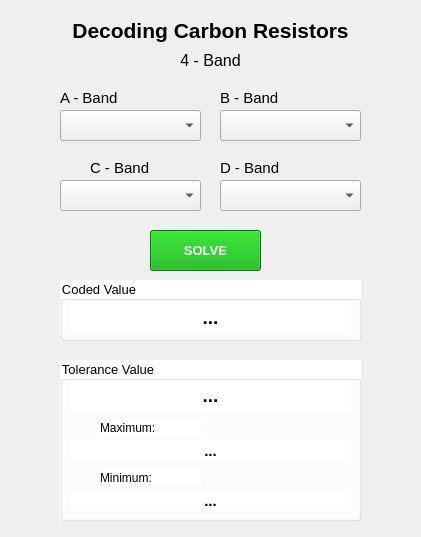
<?xml version="1.0" encoding="UTF-8"?>
<ui version="4.0">
 <class>MainWindow</class>
 <widget class="QMainWindow" name="MainWindow">
  <property name="geometry">
   <rect>
    <x>0</x>
    <y>0</y>
    <width>421</width>
    <height>537</height>
   </rect>
  </property>
  <property name="windowTitle">
   <string>Carbon Resistors Decoder</string>
  </property>
  <property name="windowIcon">
   <iconset>
    <normaloff>icon.png</normaloff>icon.png</iconset>
  </property>
  <widget class="QWidget" name="centralwidget">
   <widget class="QComboBox" name="cbABand">
    <property name="geometry">
     <rect>
      <x>60</x>
      <y>110</y>
      <width>141</width>
      <height>31</height>
     </rect>
    </property>
    <property name="font">
     <font>
      <family>Segoe UI</family>
      <pointsize>10</pointsize>
     </font>
    </property>
    <property name="placeholderText">
     <string>Color of the A-Band</string>
    </property>
    <item>
     <property name="text">
      <string>Black</string>
     </property>
    </item>
    <item>
     <property name="text">
      <string>Brown</string>
     </property>
    </item>
    <item>
     <property name="text">
      <string>Red</string>
     </property>
    </item>
    <item>
     <property name="text">
      <string>Orange</string>
     </property>
    </item>
    <item>
     <property name="text">
      <string>Yellow</string>
     </property>
    </item>
    <item>
     <property name="text">
      <string>Green</string>
     </property>
    </item>
    <item>
     <property name="text">
      <string>Blue</string>
     </property>
    </item>
    <item>
     <property name="text">
      <string>Violet</string>
     </property>
    </item>
    <item>
     <property name="text">
      <string>Gray</string>
     </property>
    </item>
    <item>
     <property name="text">
      <string>White</string>
     </property>
    </item>
   </widget>
   <widget class="QLabel" name="label">
    <property name="geometry">
     <rect>
      <x>0</x>
      <y>0</y>
      <width>421</width>
      <height>61</height>
     </rect>
    </property>
    <property name="font">
     <font>
      <family>Segoe UI</family>
      <pointsize>16</pointsize>
      <weight>75</weight>
      <bold>true</bold>
     </font>
    </property>
    <property name="text">
     <string>Decoding Carbon Resistors</string>
    </property>
    <property name="alignment">
     <set>Qt::AlignCenter</set>
    </property>
   </widget>
   <widget class="QLabel" name="label_2">
    <property name="geometry">
     <rect>
      <x>10</x>
      <y>50</y>
      <width>401</width>
      <height>20</height>
     </rect>
    </property>
    <property name="font">
     <font>
      <family>Segoe UI</family>
      <pointsize>12</pointsize>
     </font>
    </property>
    <property name="text">
     <string>4 - Band</string>
    </property>
    <property name="alignment">
     <set>Qt::AlignCenter</set>
    </property>
   </widget>
   <widget class="QLabel" name="label_3">
    <property name="geometry">
     <rect>
      <x>60</x>
      <y>90</y>
      <width>61</width>
      <height>16</height>
     </rect>
    </property>
    <property name="font">
     <font>
      <family>Segoe UI</family>
      <pointsize>11</pointsize>
     </font>
    </property>
    <property name="text">
     <string>A - Band</string>
    </property>
   </widget>
   <widget class="QLabel" name="label_4">
    <property name="geometry">
     <rect>
      <x>220</x>
      <y>90</y>
      <width>61</width>
      <height>16</height>
     </rect>
    </property>
    <property name="font">
     <font>
      <family>Segoe UI</family>
      <pointsize>11</pointsize>
     </font>
    </property>
    <property name="text">
     <string>B - Band</string>
    </property>
   </widget>
   <widget class="QComboBox" name="cbBBand">
    <property name="geometry">
     <rect>
      <x>220</x>
      <y>110</y>
      <width>141</width>
      <height>31</height>
     </rect>
    </property>
    <property name="font">
     <font>
      <family>Segoe UI</family>
      <pointsize>10</pointsize>
     </font>
    </property>
    <property name="placeholderText">
     <string>Color of the B-Band</string>
    </property>
    <item>
     <property name="text">
      <string>Black</string>
     </property>
    </item>
    <item>
     <property name="text">
      <string>Brown</string>
     </property>
    </item>
    <item>
     <property name="text">
      <string>Red</string>
     </property>
    </item>
    <item>
     <property name="text">
      <string>Orange</string>
     </property>
    </item>
    <item>
     <property name="text">
      <string>Yellow</string>
     </property>
    </item>
    <item>
     <property name="text">
      <string>Green</string>
     </property>
    </item>
    <item>
     <property name="text">
      <string>Blue</string>
     </property>
    </item>
    <item>
     <property name="text">
      <string>Violet</string>
     </property>
    </item>
    <item>
     <property name="text">
      <string>Gray</string>
     </property>
    </item>
    <item>
     <property name="text">
      <string>White</string>
     </property>
    </item>
   </widget>
   <widget class="QLabel" name="label_5">
    <property name="geometry">
     <rect>
      <x>90</x>
      <y>160</y>
      <width>61</width>
      <height>16</height>
     </rect>
    </property>
    <property name="font">
     <font>
      <family>Segoe UI</family>
      <pointsize>11</pointsize>
     </font>
    </property>
    <property name="text">
     <string>C - Band</string>
    </property>
   </widget>
   <widget class="QComboBox" name="cbMultiplier">
    <property name="geometry">
     <rect>
      <x>60</x>
      <y>180</y>
      <width>141</width>
      <height>31</height>
     </rect>
    </property>
    <property name="font">
     <font>
      <family>Segoe UI</family>
      <pointsize>10</pointsize>
     </font>
    </property>
    <property name="placeholderText">
     <string>Multiplier</string>
    </property>
    <item>
     <property name="text">
      <string>Black</string>
     </property>
    </item>
    <item>
     <property name="text">
      <string>Brown</string>
     </property>
    </item>
    <item>
     <property name="text">
      <string>Red</string>
     </property>
    </item>
    <item>
     <property name="text">
      <string>Orange</string>
     </property>
    </item>
    <item>
     <property name="text">
      <string>Yellow</string>
     </property>
    </item>
    <item>
     <property name="text">
      <string>Green</string>
     </property>
    </item>
    <item>
     <property name="text">
      <string>Blue</string>
     </property>
    </item>
    <item>
     <property name="text">
      <string>Violet</string>
     </property>
    </item>
    <item>
     <property name="text">
      <string>Gray</string>
     </property>
    </item>
    <item>
     <property name="text">
      <string>White</string>
     </property>
    </item>
    <item>
     <property name="text">
      <string>Gold</string>
     </property>
    </item>
    <item>
     <property name="text">
      <string>Silver</string>
     </property>
    </item>
   </widget>
   <widget class="QComboBox" name="cbTolerance">
    <property name="geometry">
     <rect>
      <x>220</x>
      <y>180</y>
      <width>141</width>
      <height>31</height>
     </rect>
    </property>
    <property name="font">
     <font>
      <family>Segoe UI</family>
      <pointsize>10</pointsize>
     </font>
    </property>
    <property name="placeholderText">
     <string>Tolerance</string>
    </property>
    <item>
     <property name="text">
      <string>Brown</string>
     </property>
    </item>
    <item>
     <property name="text">
      <string>Red</string>
     </property>
    </item>
    <item>
     <property name="text">
      <string>Orange</string>
     </property>
    </item>
    <item>
     <property name="text">
      <string>Yellow</string>
     </property>
    </item>
    <item>
     <property name="text">
      <string>Gold</string>
     </property>
    </item>
    <item>
     <property name="text">
      <string>Silver</string>
     </property>
    </item>
    <item>
     <property name="text">
      <string>None</string>
     </property>
    </item>
   </widget>
   <widget class="QLabel" name="label_6">
    <property name="geometry">
     <rect>
      <x>220</x>
      <y>160</y>
      <width>61</width>
      <height>16</height>
     </rect>
    </property>
    <property name="font">
     <font>
      <family>Segoe UI</family>
      <pointsize>11</pointsize>
     </font>
    </property>
    <property name="text">
     <string>D - Band</string>
    </property>
   </widget>
   <widget class="QGroupBox" name="groupBox">
    <property name="geometry">
     <rect>
      <x>60</x>
      <y>280</y>
      <width>301</width>
      <height>61</height>
     </rect>
    </property>
    <property name="font">
     <font>
      <family>Segoe UI</family>
      <pointsize>10</pointsize>
     </font>
    </property>
    <property name="styleSheet">
     <string notr="true">background-color: rgb(255, 255, 255);</string>
    </property>
    <property name="title">
     <string>Coded Value</string>
    </property>
    <widget class="QLabel" name="lblCodedVal">
     <property name="geometry">
      <rect>
       <x>10</x>
       <y>22</y>
       <width>281</width>
       <height>31</height>
      </rect>
     </property>
     <property name="font">
      <font>
       <family>Segoe UI</family>
       <pointsize>14</pointsize>
       <weight>75</weight>
       <bold>true</bold>
      </font>
     </property>
     <property name="text">
      <string>...</string>
     </property>
     <property name="alignment">
      <set>Qt::AlignCenter</set>
     </property>
    </widget>
   </widget>
   <widget class="QGroupBox" name="groupBox_2">
    <property name="geometry">
     <rect>
      <x>60</x>
      <y>360</y>
      <width>301</width>
      <height>161</height>
     </rect>
    </property>
    <property name="font">
     <font>
      <family>Segoe UI</family>
      <pointsize>10</pointsize>
     </font>
    </property>
    <property name="styleSheet">
     <string notr="true">background-color: rgb(255, 255, 255);</string>
    </property>
    <property name="title">
     <string>Tolerance Value</string>
    </property>
    <widget class="QLabel" name="lblToleranceVal">
     <property name="geometry">
      <rect>
       <x>10</x>
       <y>20</y>
       <width>281</width>
       <height>31</height>
      </rect>
     </property>
     <property name="font">
      <font>
       <family>Segoe UI</family>
       <pointsize>14</pointsize>
       <weight>75</weight>
       <bold>true</bold>
      </font>
     </property>
     <property name="text">
      <string>...</string>
     </property>
     <property name="alignment">
      <set>Qt::AlignCenter</set>
     </property>
    </widget>
    <widget class="QLabel" name="lblMaxTolerance">
     <property name="geometry">
      <rect>
       <x>10</x>
       <y>80</y>
       <width>281</width>
       <height>21</height>
      </rect>
     </property>
     <property name="font">
      <font>
       <family>Segoe UI</family>
       <pointsize>11</pointsize>
       <weight>75</weight>
       <bold>true</bold>
      </font>
     </property>
     <property name="text">
      <string>...</string>
     </property>
     <property name="alignment">
      <set>Qt::AlignCenter</set>
     </property>
    </widget>
    <widget class="QLabel" name="label_7">
     <property name="geometry">
      <rect>
       <x>40</x>
       <y>60</y>
       <width>101</width>
       <height>16</height>
      </rect>
     </property>
     <property name="font">
      <font>
       <family>Segoe UI</family>
       <pointsize>9</pointsize>
      </font>
     </property>
     <property name="text">
      <string>Maximum:</string>
     </property>
    </widget>
    <widget class="QLabel" name="lblMinTolerance">
     <property name="geometry">
      <rect>
       <x>10</x>
       <y>130</y>
       <width>281</width>
       <height>21</height>
      </rect>
     </property>
     <property name="font">
      <font>
       <family>Segoe UI</family>
       <pointsize>11</pointsize>
       <weight>75</weight>
       <bold>true</bold>
      </font>
     </property>
     <property name="text">
      <string>...</string>
     </property>
     <property name="alignment">
      <set>Qt::AlignCenter</set>
     </property>
    </widget>
    <widget class="QLabel" name="label_8">
     <property name="geometry">
      <rect>
       <x>40</x>
       <y>110</y>
       <width>101</width>
       <height>16</height>
      </rect>
     </property>
     <property name="font">
      <font>
       <family>Segoe UI</family>
       <pointsize>9</pointsize>
      </font>
     </property>
     <property name="text">
      <string>Minimum:</string>
     </property>
    </widget>
   </widget>
   <widget class="QPushButton" name="btnSolve">
    <property name="geometry">
     <rect>
      <x>150</x>
      <y>230</y>
      <width>111</width>
      <height>41</height>
     </rect>
    </property>
    <property name="font">
     <font>
      <family>Segoe UI</family>
      <pointsize>10</pointsize>
      <weight>75</weight>
      <bold>true</bold>
     </font>
    </property>
    <property name="cursor">
     <cursorShape>PointingHandCursor</cursorShape>
    </property>
    <property name="styleSheet">
     <string notr="true">color: rgb(255, 255, 255);
background-color: rgb(0, 170, 0);</string>
    </property>
    <property name="text">
     <string>SOLVE</string>
    </property>
   </widget>
  </widget>
 </widget>
 <resources/>
 <connections/>
</ui>
